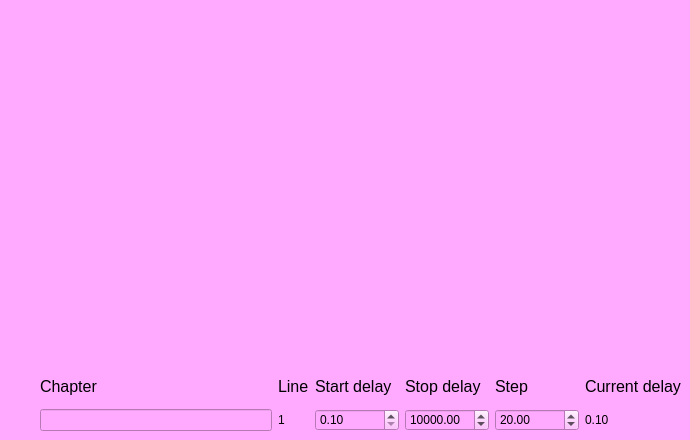
    <widget class="QWidget" name="timeScan">
     <property name="styleSheet">
      <string notr="true">background-color: rgb(255, 170, 255);</string>
     </property>
     <attribute name="title">
      <string>Delay Scan</string>
     </attribute>
     <widget class="QwtPlot" name="delay_scan_qwt_plot">
      <property name="geometry">
       <rect>
        <x>40</x>
        <y>30</y>
        <width>641</width>
        <height>321</height>
       </rect>
      </property>
     </widget>
     <widget class="QWidget" name="gridLayoutWidget_2">
      <property name="geometry">
       <rect>
        <x>40</x>
        <y>370</y>
        <width>641</width>
        <height>61</height>
       </rect>
      </property>
      <layout class="QGridLayout" name="gridLayout_2">
       <item row="1" column="2">
        <widget class="QDoubleSpinBox" name="delay_start">
         <property name="styleSheet">
          <string notr="true">font: 12pt &quot;MS Shell Dlg 2&quot;;</string>
         </property>
         <property name="minimum">
          <double>0.100000000000000</double>
         </property>
         <property name="maximum">
          <double>999999.989999999990687</double>
         </property>
        </widget>
       </item>
       <item row="1" column="3">
        <widget class="QDoubleSpinBox" name="delay_stop">
         <property name="styleSheet">
          <string notr="true">font: 12pt &quot;MS Shell Dlg 2&quot;;</string>
         </property>
         <property name="minimum">
          <double>0.100000000000000</double>
         </property>
         <property name="maximum">
          <double>9999999.990000000223517</double>
         </property>
         <property name="value">
          <double>10000.000000000000000</double>
         </property>
        </widget>
       </item>
       <item row="1" column="4">
        <widget class="QDoubleSpinBox" name="delay_step">
         <property name="styleSheet">
          <string notr="true">font: 12pt &quot;MS Shell Dlg 2&quot;;</string>
         </property>
         <property name="minimum">
          <double>0.020000000000000</double>
         </property>
         <property name="maximum">
          <double>999999.989999999990687</double>
         </property>
         <property name="singleStep">
          <double>1.000000000000000</double>
         </property>
         <property name="value">
          <double>20.000000000000000</double>
         </property>
        </widget>
       </item>
       <item row="0" column="0">
        <widget class="QLabel" name="label_5">
         <property name="font">
          <font>
           <pointsize>12</pointsize>
          </font>
         </property>
         <property name="text">
          <string>Chapter</string>
         </property>
        </widget>
       </item>
       <item row="0" column="1">
        <widget class="QLabel" name="label_6">
         <property name="font">
          <font>
           <pointsize>12</pointsize>
          </font>
         </property>
         <property name="text">
          <string>Line</string>
         </property>
        </widget>
       </item>
       <item row="0" column="2">
        <widget class="QLabel" name="label_7">
         <property name="font">
          <font>
           <pointsize>12</pointsize>
          </font>
         </property>
         <property name="text">
          <string>Start delay</string>
         </property>
        </widget>
       </item>
       <item row="0" column="3">
        <widget class="QLabel" name="label_8">
         <property name="font">
          <font>
           <pointsize>12</pointsize>
          </font>
         </property>
         <property name="text">
          <string>Stop delay</string>
         </property>
        </widget>
       </item>
       <item row="0" column="4">
        <widget class="QLabel" name="label_9">
         <property name="font">
          <font>
           <pointsize>12</pointsize>
          </font>
         </property>
         <property name="text">
          <string>Step</string>
         </property>
        </widget>
       </item>
       <item row="1" column="5">
        <widget class="QLabel" name="current_delay">
         <property name="styleSheet">
          <string notr="true">font: 12pt &quot;MS Shell Dlg 2&quot;;</string>
         </property>
         <property name="text">
          <string>0.10</string>
         </property>
        </widget>
       </item>
       <item row="0" column="5">
        <widget class="QLabel" name="label_11">
         <property name="font">
          <font>
           <pointsize>12</pointsize>
          </font>
         </property>
         <property name="text">
          <string>Current delay</string>
         </property>
        </widget>
       </item>
       <item row="1" column="0">
        <widget class="QLineEdit" name="delay_chapter_line">
         <property name="enabled">
          <bool>true</bool>
         </property>
         <property name="styleSheet">
          <string notr="true">font: 10pt &quot;MS Shell Dlg 2&quot;;</string>
         </property>
         <property name="readOnly">
          <bool>true</bool>
         </property>
        </widget>
       </item>
       <item row="1" column="1">
        <widget class="QLabel" name="delay_line_number">
         <property name="styleSheet">
          <string notr="true">font: 12pt &quot;MS Shell Dlg 2&quot;;</string>
         </property>
         <property name="text">
          <string>1</string>
         </property>
        </widget>
       </item>
      </layout>
     </widget>
    </widget>
